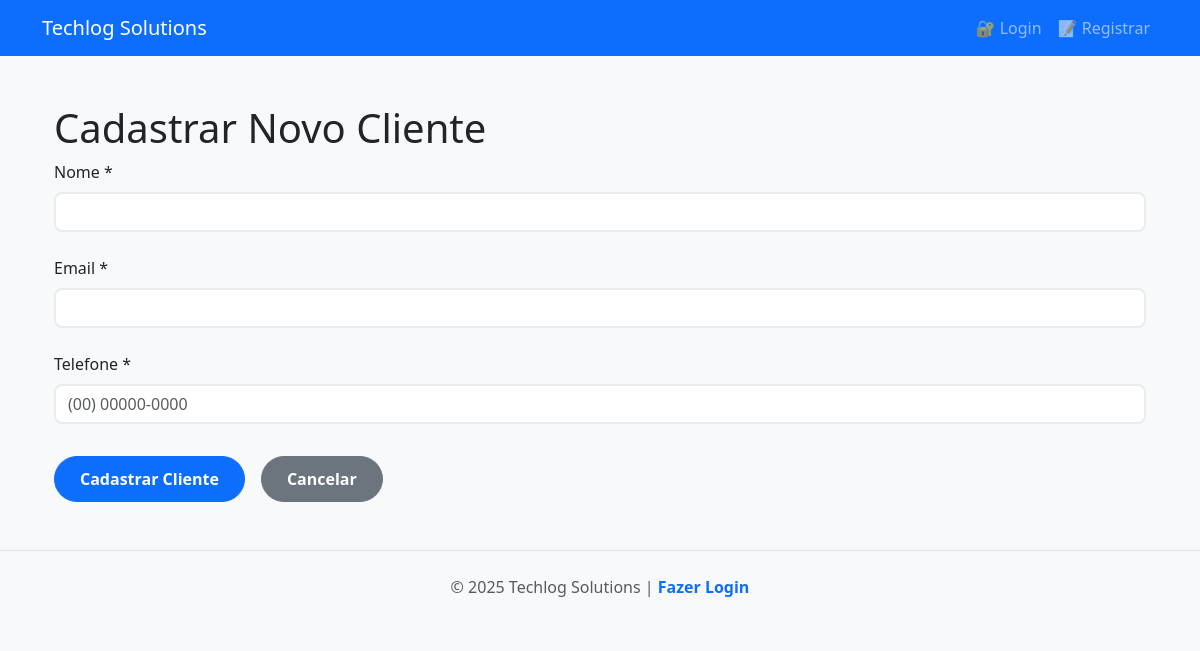
/clientes/1, run on an earlier commit of the app's database.
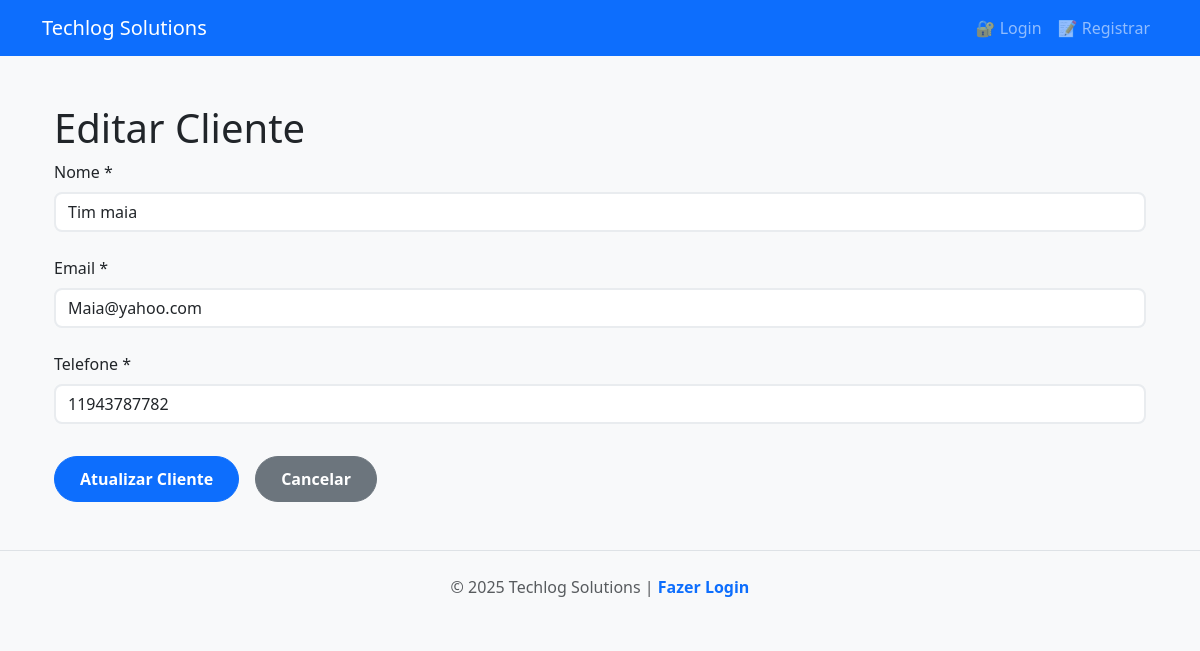
And on a later commit of the database.
### tables this page shows
CREATE TABLE clientes(
                               id INTEGER PRIMARY KEY AUTOINCREMENT,
                               nome TEXT NOT NULL,
                               email TEXT NOT NULL,
                               telefone TEXT NOT NULL
                           );

### app/rotas/cliente.py (the view)
@front_router.get('/{cliente_id}', response_class=HTMLResponse)
async def pagina_editar_cliente(request: Request, cliente_id: int, cliente_repositorio: Annotated[ClienteRepositorio, Depends(obter_cliente_repositorio)]):
    cliente = await cliente_repositorio.obter_cliente(cliente_id)
    return templates.TemplateResponse(
        request = request,
        name= "clientes-form.html",
        context = {"request": request, "cliente": cliente}
        )

### templates/templates/clientes-form.html (shortened to what this page needs)
{% extends "base.html" %}
{% block conteudo %}
<div class="container">
    <h1>{{ 'Editar' if cliente else 'Cadastrar Novo' }} Cliente {{cliente_id}}</h1>
    <form id="formCliente" class="form-cliente">
        <div class="form-group">
            <label for="nome">Nome *</label>
            <input type="text" id="nome" name="nome" class="form-control" value="{{ cliente.nome if cliente else '' }}" required>
        </div>
        <div class="form-group">
            <label for="email">Email *</label>
            <input type="email" id="email" name="email" class="form-control" value="{{ cliente.email if cliente else '' }}" required>
        </div>
        <div class="form-group">
            <label for="telefone">Telefone *</label>
            <input type="tel" id="telefone" name="telefone" class="form-control" placeholder="(00) 00000-0000" value="{{ cliente.telefone if cliente else '' }}" required>
        </div>
        <div class="form-actions">
            <button type="submit" class="btn btn-primary">{{ 'Atualizar' if cliente else 'Cadastrar' }} Cliente</button>
            <a href="/clientes" class="btn btn-secondary">Cancelar</a>
        </div>
    </form>
</div>
{% endblock %}

### templates/templates/base.html (shortened to what this page needs)
<!DOCTYPE html>
<html lang="pt-BR">
<head>
    <link href="https://cdn.jsdelivr.net/npm/bootstrap@5.3.0/dist/css/bootstrap.min.css" rel="stylesheet">
    <link rel="stylesheet" href="{{ url_for('static', path='/css/style.css') }}">
</head>
<body>
    <nav class="navbar navbar-expand-lg navbar-dark bg-primary">
        <div class="container">
            <a class="navbar-brand" href="/">
                Techlog Solutions
            </a>
            <div class="collapse navbar-collapse" id="navbarNav">
                <ul class="navbar-nav ms-auto">
                    {% if request.cookies.get("session_token") %}
                        <li class="nav-item">
                            <a class="nav-link" href="/">🏠 Início</a>
                        </li>
                        <li class="nav-item">
                            <a class="nav-link" href="/clientes">👥 Clientes</a>
                        </li>
                        <li class="nav-item">
                            <a class="nav-link" href="/docs" target="_blank">📚 API Docs</a>
                        </li>
                        <li class="nav-item">
                            <div class="user-info">
                                <a href="/logout" class="nav-link" onclick="return confirm('Deseja realmente sair?')">➜] Sair</a>
                            </div>
                        </li>
                    {% else %}
                        <li class="nav-item">
                            <a class="nav-link" href="/login">🔐 Login</a>
                        </li>
                        <li class="nav-item">
                            <a class="nav-link" href="/registro">📝 Registrar</a>
                        </li>
                    {% endif %}
                </ul>
            </div>
        </div>
    </nav>
    <main class="container my-5">
        {% block conteudo %}
        {% endblock %}
    </main>
    <footer class="bg-light py-4 mt-5">
        <div class="container text-center">
            <p class="text-muted mb-0">
                © 2025 Techlog Solutions |
                {% if request.cookies.get("session_token") %}
                    <a href="/docs">Documentação da API</a>
                {% else %}
                    <a href="/login">Fazer Login</a>
                {% endif %}
            </p>
        </div>
    </footer>
</body>
</html>

### static/css/style.css (style rules this page uses)
:root { --primary-color: #0d6efd; --secondary-color: #6c757d; --success-color: #198754; --danger-color: #dc3545; --warning-color: #ffc107; --info-color: #0dcaf0; --light-bg: #f8f9fa; --dark-text: #212529; --border-radius: 8px; --transition: all 0.3s ease; }
body { font-family: 'Segoe UI', Tahoma, Geneva, Verdana, sans-serif; background-color: var(--light-bg); color: var(--dark-text); }
.btn { border-radius: 50px; padding: 10px 25px; font-weight: 600; transition: var(--transition); }
.form-control, .form-select { border-radius: var(--border-radius); border: 2px solid #e9ecef; transition: var(--transition); }
.form-group { margin-bottom: 1.5rem; }
.form-group label { display: block; margin-bottom: 0.5rem; font-weight: 500; }
.form-actions { margin-top: 2rem; display: flex; gap: 1rem; }
footer { margin-top: auto; border-top: 1px solid #dee2e6; }
footer a { color: var(--primary-color); text-decoration: none; font-weight: 600; }

What changed in the data, as far as the page shows it:
added clientes: nome "Tim maia", email "Maia@yahoo.com", telefone "11943787782"
Also different on the page:
{{ 'Editar' if cliente else 'Cadastrar Novo' }}: "Cadastrar Novo" → "Editar"
{{ 'Atualizar' if cliente else 'Cadastrar' }}: "Cadastrar" → "Atualizar"
